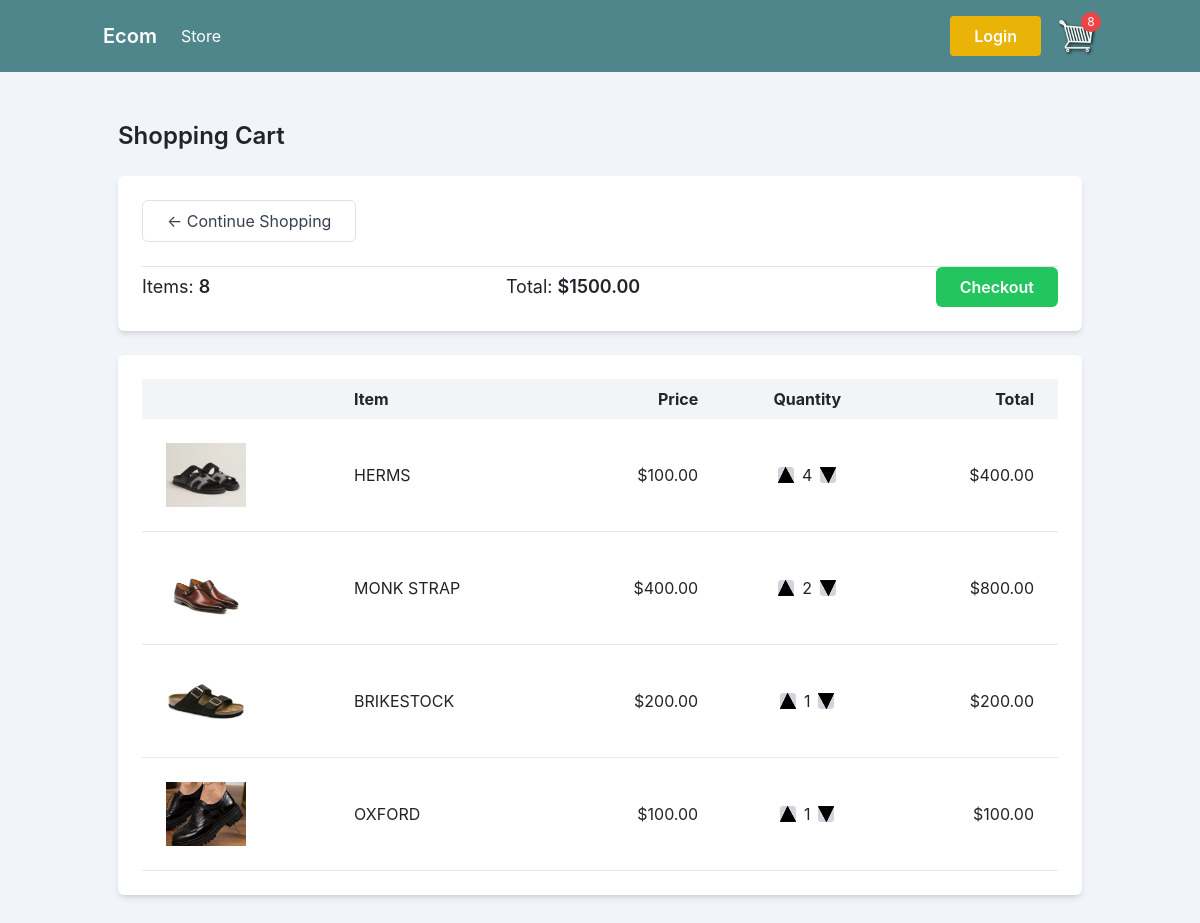
Before: /cart (signed in) with the older database file.
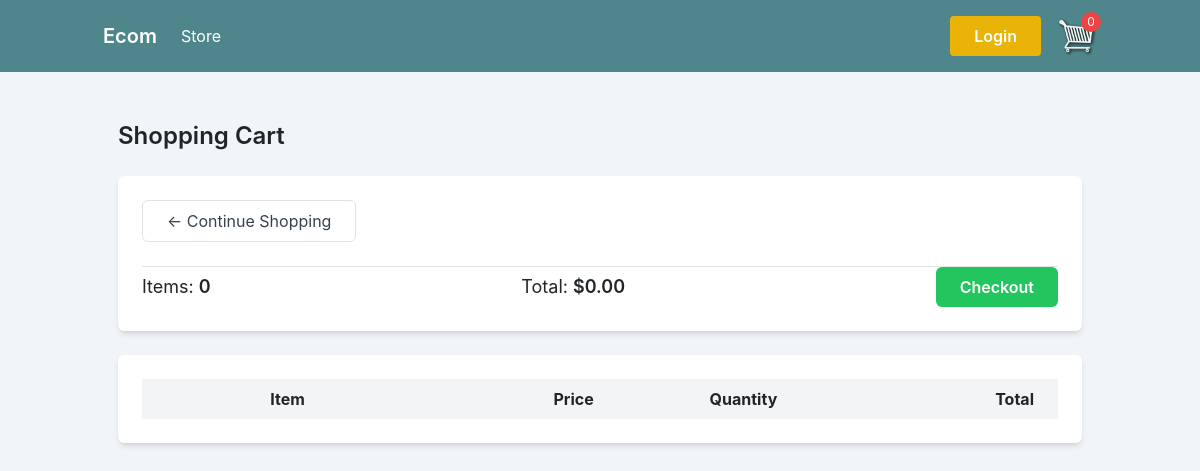
After: the same page with the newer database file.
### store/models.py (models this page shows, shortened)
class Order(models.Model):
    customer = models.ForeignKey(Customer, on_delete=models.SET_NULL, null=True, blank=True)
    date_ordered = models.DateTimeField(auto_now_add=True)
    complete = models.BooleanField(default=False)
    transaction_id = models.CharField(max_length=100, null=True)
    @property
    def get_cart_total(self):
        orderitems = self.orderitem_set.all()
        total = sum([item.get_total() for item in orderitems])
        return total
    @property
    def get_cart_items(self):
        orderitem = self.orderitem_set.all()
        total = sum([item.quantity for item in orderitem])
        return total

class OrderItem(models.Model):
    product = models.ForeignKey(Product, on_delete=models.SET_NULL, null=True)
    order = models.ForeignKey(Order, on_delete=models.SET_NULL, null=True)
    quantity = models.IntegerField(default=0, null=True, blank=True)
    date_added = models.DateTimeField(auto_now_add=True)
    def get_total(self):
        total = self.product.price * self.quantity
        return total

class Product(models.Model):
    name = models.CharField(max_length=200)
    price = models.FloatField()
    digital = models.BooleanField(default=False, null=True, blank=True)
    image = models.ImageField(null=True, blank=True)

### store/views.py (the view)
# urls.py: path("cart", views.cart , name="cart"),
def cart(request):
    if request.user.is_authenticated:
        customer = request.user.customer
        order, created = Order.objects.get_or_create(customer=customer, complete=False)
        items = order.orderitem_set.all()
        cartItem = order.get_cart_items
    else:
        items = []
        order = {'get_cart_total': 0, 'get_cart_items': 0, 'shipping':False }
        cartItem = order['get_cart_items']
    context = {
        'items': items,
        'cartItem':cartItem,
        'order': order
    }
    return render(request, 'store/cart.html', context)

### store/templates/store/cart.html
{% extends 'store/base.html' %}
{% load static %}
{% block content %}
<div class="container mx-auto ">
    <h1 class="text-2xl font-semibold mb-4">Shopping Cart</h1>
    <div class="bg-white rounded-md shadow-md p-6 mb-4 items-center justify-between">
        <a href="{% url 'store' %}" class="inline-block border border-gray-400 rounded-md py-2 px-4 text-gray-700 hover:bg-gray-100 focus:outline-none mb-4"> ← Continue Shopping
        </a>
        <hr>
        <div class="flex justify-between items-center space-x-4">
            <div>
                <p class="text-lg">Items: <span class="font-semibold">{{order.get_cart_items}}</span></p>
            </div>
            <div>
                <p class="text-lg">Total: <span class="font-semibold">${{order.get_cart_total|floatformat:2}}</span></p>
            </div>
            <a href="{% url 'checkout' %}" class="bg-green-500 hover:bg-green-600 text-white font-semibold py-2 px-4 rounded-md focus:outline-none">
                Checkout
            </a>
        </div>
    </div>
    <div class="bg-white rounded-md shadow-md p-6 mb-4">
        <div class="overflow-x-auto">
            <table class="table-auto w-full">
                    <thead class="bg-gray-100">
                        <tr>
                            <th class="px-4 py-2 text-left"></th> <th class="px-4 py-2 text-left">Item</th>
                            <th class="px-4 py-2 text-right">Price</th>
                            <th class="px-4 py-2 text-center">Quantity</th>
                            <th class="px-4 py-2 text-right">Total</th>
                        </tr>
                    </thead>
                    <tbody>
                        {% for item in items %}
                        <tr class="border-b">
                            <td class="px-4 py-4">
                                <div class="bg-gray-200 w-20 h-16 rounded-md">
                                    <img src="{{item.product.image.url}}" alt="{{item.product.name|lower}}" class="object-cover w-full h-full">
                                </div>
                            </td>
                            <td class="px-4 py-4"> {{item.product.name|upper}} </td>
                            <td class="px-4 py-4 text-right"> ${{item.product.price|floatformat:2}} </td>
                            <td class="px-4 py-4 text-center">
                                <div class="flex items-center justify-center space-x-2">
                                    <button class="bg-gray-300 hover:bg-gray-400 text-gray-700 rounded-sm focus:outline-none">
                                        <img  data-product="{{item.product.id}}" src="{% static 'images/arrow-up.png' %}"  data-action="add"  alt="Increase Quantity" class="w-4 h-4  update-cart">
                                    </button>
                                    <span>{{item.quantity}}</span>
                                    <button class="bg-gray-300 hover:bg-gray-400 text-gray-700 rounded-sm focus:outline-none">
                                        <img data-product="{{item.product.id}}" data-action="remove"  src="{% static 'images/arrow-down.png' %}" alt="Decrease Quantity" class="w-4 h-4  update-cart">
                                    </button>
                                </div>
                            </td>
                            <td class="px-4 py-4 text-right"> ${{item.get_total|floatformat:2}} </td>
                        </tr>
                        {% endfor %}
                     </tbody>
                </table>
            </div>
        </div>
    </div>
{% endblock content %}

Changed rows visible on the page:
no longer on this page (row edited): Order: get_cart_items "8", get_cart_total "1500.00"
removed OrderItem: product.image (picture), product.name "HERMS", product.price "100.00", quantity "4", get_total "400.00"
no longer on this page (row unchanged): OrderItem: product.image (picture), product.name "MONK STRAP", product.price "400.00", quantity "2", get_total "800.00"
removed OrderItem: product.image (picture), product.name "BRIKESTOCK", product.price "200.00", quantity "1", get_total "200.00"
removed OrderItem: product.image (picture), product.name "OXFORD", product.price "100.00", quantity "1", get_total "100.00"
added Order: get_cart_items "0", get_cart_total "0.00"
Other visible differences:
{{ cartItem }}: "8" → "0"
